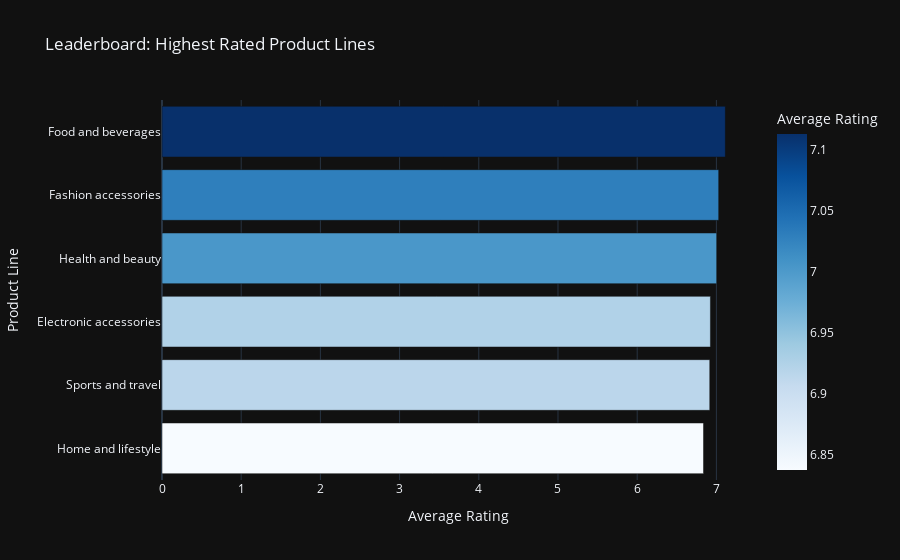

The notebook cell saved with this chart:
### Code cell
product_ratings = data.groupby("Product line")["Rating"].mean().reset_index()

# Sort by rating in descending order
product_ratings = product_ratings.sort_values(by="Rating", ascending=True)

# Create horizontal bar chart
px.bar(
    product_ratings,
    x="Rating",
    y="Product line",
    orientation="h",
    title="Leaderboard: Highest Rated Product Lines",
    labels={"Rating": "Average Rating", "Product line": "Product Line"},
    color="Rating",
    color_continuous_scale="blues",
)

### Figure 1 — Plotly figure (JSON) as saved in the notebook; plotly's stock layout.template omitted (floating-point values rounded to 4 significant figures)
{"data": [{"alignmentgroup": "True", "hovertemplate": "Average Rating=%{marker.color}<br>Product Line=%{y}<extra></extra>", "legendgroup": "", "marker": {"color": [6.838, 6.916, 6.925, 7.003, 7.029, 7.113], "coloraxis": "coloraxis", "pattern": {"shape": ""}}, "name": "", "offsetgroup": "", "orientation": "h", "showlegend": false, "textposition": "auto", "x": [6.838, 6.916, 6.925, 7.003, 7.029, 7.113], "xaxis": "x", "y": ["Home and lifestyle", "Sports and travel", "Electronic accessories", "Health and beauty", "Fashion accessories", "Food and beverages"], "yaxis": "y", "type": "bar"}], "layout": {"xaxis": {"anchor": "y", "domain": [0.0, 1.0], "title": {"text": "Average Rating"}}, "yaxis": {"anchor": "x", "domain": [0.0, 1.0], "title": {"text": "Product Line"}}, "coloraxis": {"colorbar": {"title": {"text": "Average Rating"}}, "colorscale": [[0.0, "rgb(247,251,255)"], [0.125, "rgb(222,235,247)"], [0.25, "rgb(198,219,239)"], [0.375, "rgb(158,202,225)"], [0.5, "rgb(107,174,214)"], [0.625, "rgb(66,146,198)"], [0.75, "rgb(33,113,181)"], [0.875, "rgb(8,81,156)"], [1.0, "rgb(8,48,107)"]]}, "legend": {"tracegroupgap": 0}, "title": {"text": "Leaderboard: Highest Rated Product Lines"}, "barmode": "relative"}}
